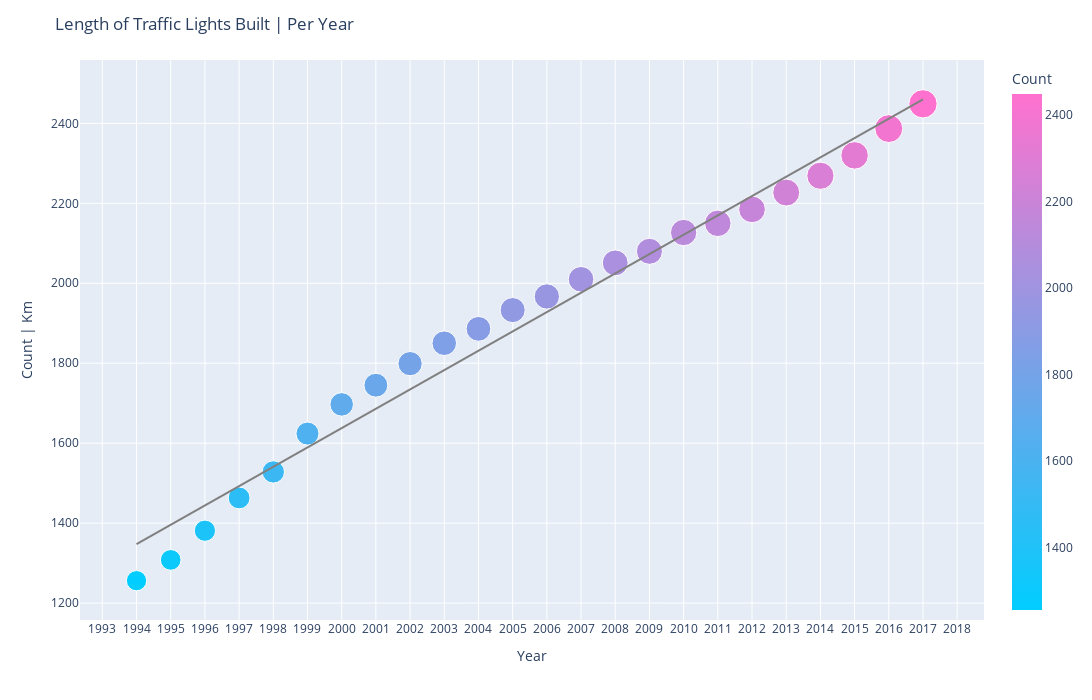

Notebook source saved alongside this figure:
### Markdown cell above
## Analysis 9

### Code cell
traffic_light =  facilities_by_type[facilities_by_type['Type of Facility'] == 'Traffic Lights']
facilities_by_type = facilities_by_type[facilities_by_type['Type of Facility'] != 'Traffic Lights']
traffic_light = traffic_light.reset_index()
traffic_light = traffic_light.drop('index',axis=1)
fig = px.scatter(traffic_light, x="Year", y="Count", color='Count',color_continuous_scale=[[0.0, '#01cdfe'], [1.0, '#ff71ce']],size='Count',opacity=1,trendline="ols", trendline_color_override="grey")
fig.update_layout(height=700,width=1600)
fig.update_layout\
    (
        title='Length of Traffic Lights Built | Per Year',
        xaxis=dict(
            tickmode='linear'),
        yaxis_title = "Count | Km"
    )
fig.update_layout(hovermode="x")
fig.show()

### Figure 1 — Plotly figure (JSON) as saved in the notebook; plotly's stock layout.template omitted (floating-point values rounded to 4 significant figures)
{"data": [{"hovertemplate": "Year=%{x}<br>Count=%{marker.color}<extra></extra>", "legendgroup": "", "marker": {"color": [1256, 1308, 1381, 1463, 1528, 1624, 1697, 1745, 1799, 1850, 1886, 1933, 1967, 2010, 2051, 2080, 2127, 2150, 2185, 2227, 2269, 2320, 2387, 2449], "coloraxis": "coloraxis", "opacity": 1, "size": [1256, 1308, 1381, 1463, 1528, 1624, 1697, 1745, 1799, 1850, 1886, 1933, 1967, 2010, 2051, 2080, 2127, 2150, 2185, 2227, 2269, 2320, 2387, 2449], "sizemode": "area", "sizeref": 6.122, "symbol": "circle"}, "mode": "markers", "name": "", "orientation": "v", "showlegend": false, "type": "scatter", "x": [1994, 1995, 1996, 1997, 1998, 1999, 2000, 2001, 2002, 2003, 2004, 2005, 2006, 2007, 2008, 2009, 2010, 2011, 2012, 2013, 2014, 2015, 2016, 2017], "xaxis": "x", "y": [1256, 1308, 1381, 1463, 1528, 1624, 1697, 1745, 1799, 1850, 1886, 1933, 1967, 2010, 2051, 2080, 2127, 2150, 2185, 2227, 2269, 2320, 2387, 2449], "yaxis": "y"}, {"hovertemplate": "<b>OLS trendline</b><br>Count = 48.3557 * Year + -95073.4<br>R<sup>2</sup>=0.979938<br><br>Year=%{x}<br>Count=%{y} <b>(trend)</b><extra></extra>", "legendgroup": "", "line": {"color": "grey"}, "marker": {"symbol": "circle"}, "mode": "lines", "name": "", "showlegend": false, "type": "scatter", "x": [1994, 1995, 1996, 1997, 1998, 1999, 2000, 2001, 2002, 2003, 2004, 2005, 2006, 2007, 2008, 2009, 2010, 2011, 2012, 2013, 2014, 2015, 2016, 2017], "xaxis": "x", "y": [1348.0, 1396.0, 1444.0, 1493.0, 1541.0, 1590.0, 1638.0, 1686.0, 1735.0, 1783.0, 1831.0, 1880.0, 1928.0, 1976.0, 2025.0, 2073.0, 2121.0, 2170.0, 2218.0, 2267.0, 2315.0, 2363.0, 2412.0, 2460.0], "yaxis": "y"}], "layout": {"coloraxis": {"colorbar": {"title": {"text": "Count"}}, "colorscale": [[0.0, "#01cdfe"], [1.0, "#ff71ce"]]}, "height": 700, "hovermode": "x", "legend": {"itemsizing": "constant", "tracegroupgap": 0}, "margin": {"t": 60}, "title": {"text": "Length of Traffic Lights Built | Per Year"}, "width": 1600, "xaxis": {"anchor": "y", "domain": [0.0, 1.0], "tickmode": "linear", "title": {"text": "Year"}}, "yaxis": {"anchor": "x", "domain": [0.0, 1.0], "title": {"text": "Count | Km"}}}}
